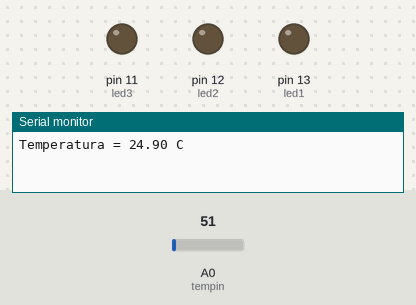
Simulated run of this sketch. Board: Arduino Uno, built with avr-gcc and run on an emulated ATmega328P. Parts: output pins drawn as LEDs (lit = HIGH), the last lines printed to the serial monitor. Inputs (shaded band) come from the test bench; at power-on: A0 (tempin) = 51.

Above: at 0.1 s.
At 1.8 s:
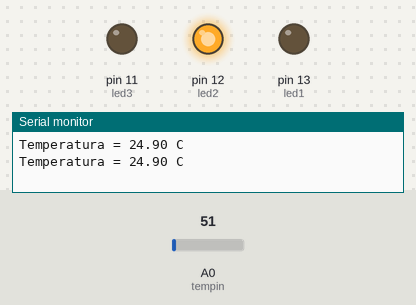
1.9 s: A0 (tempin) set to 62
At 4.3 s:
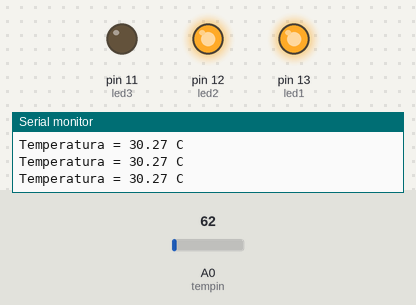
Timing chart, 0 to 5.8 s (numbered marks = the images above; inputs shaded):
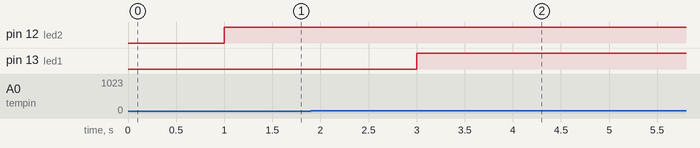

Measured:
- the behaviour switches between 55 and 56 on A0 (tempin) (found by bisection; images 1 and 2)
- after the input at 1.9 s, pin 13 (led1): LOW → HIGH after 1.1 s

The sketch:

sensor_temperatura.ino
```cpp
float temperatura;
int tempin = 0;
int led1 = 13;
int led2 = 12;
int led3 = 11;

void setup() {

  Serial.begin(9600);
  pinMode(led1,OUTPUT);
  pinMode(led3,OUTPUT);
  pinMode(led2,OUTPUT);

}

void loop () {

  temperatura = analogRead(tempin);
  temperatura = temperatura * 0.48828125;
  Serial.print("Temperatura = ");
  Serial.print(temperatura);
  Serial.print(" C");
  Serial.println();
  delay(999);


  if(temperatura < 30 && temperatura > 27){
  digitalWrite(led1, HIGH);
  }
  else if((temperatura < 27) && (temperatura > 24)){
  digitalWrite(led2, HIGH);
  }
  else if(temperatura > 0 ){
  digitalWrite(led1, HIGH);
  }
}
```
